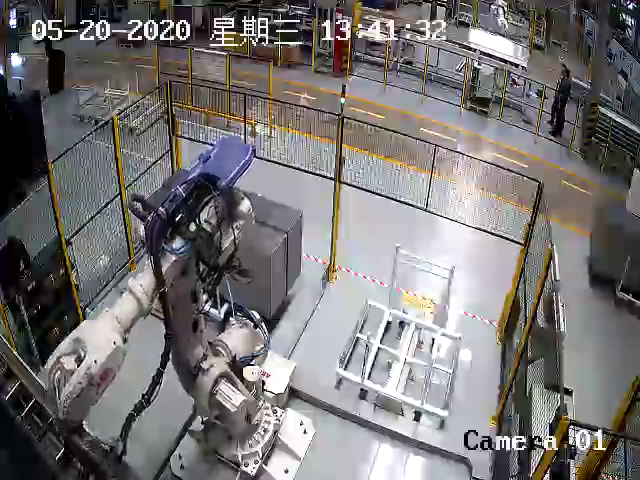
#> input picture images/assets/zhuanjixia1.png, 640 x 480 px
$ python create_mask.py
#> lines starting #> are read from the running program, lines starting #| are printed output that depends on the picture
import numpy as np
import cv2


def line_params(p1, p2):
    """
    p:(x, y), y = w * x + b
    :param p1: point 1
    :param p2: point 2
    :return: w, b
    """
    x1, y1 = p1
    x2, y2 = p2

    w = (y2 - y1) / (x2 - x1)
    b = (y1 * x2 - x1 * y2) / (x2 - x1)

    return w, b


def y_(x, w, b):
    y = w * x + b
    return y


def x_(y, w, b):
    x = (y - b) / w
    return x


def create_mask(orig_img, lines):
#> called with orig_img = '../images/assets/zhuanjixia1.png'
    img = cv2.imread(orig_img)
#> img is the input picture: shape (480, 640, 3); mean B, G, R 116.7, 116.6, 119.6
    mask = np.zeros_like(img)
    height, width, channel = mask.shape
#> height = 480; width = 640; channel = 3
    print(height, width)
#| 480 640

    left, top, right, bottom = lines
    for x in range(width):
        for y in range(height):
            if x_(y, left[0], left[1]) <= x <= x_(y, right[0], right[1]) and \
                    y_(x, top[0], top[1]) <= y <= y_(x, bottom[0], bottom[1]):
                mask[y, x, 2] = 255
                mask[y, x, 1] = 80
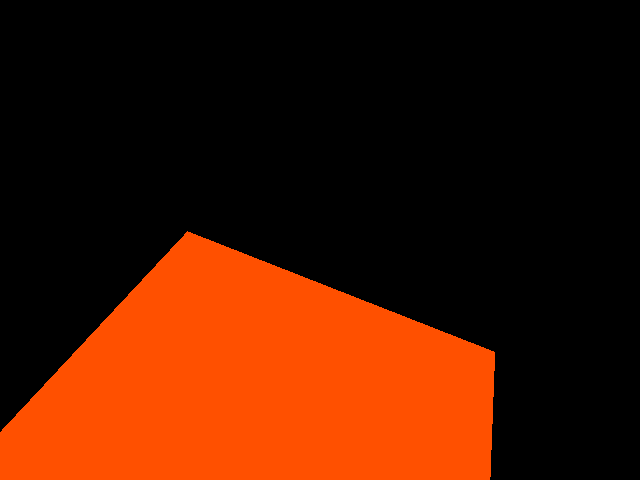
#> mask: shape (480, 640, 3); mean of channels 0, 1, 2 0, 22.3, 70.9; drawn as B, G, R
    return mask


def add_mask(orig_mask, lines):
    mask = cv2.imread(orig_mask)
    height, width, channel = mask.shape
    print(height, width)

    left, top, right, bottom = lines
    for x in range(width):
        for y in range(height):
            if x_(y, left[0], left[1]) <= x <= x_(y, right[0], right[1]) and \
                    y_(x, top[0], top[1]) <= y <= y_(x, bottom[0], bottom[1]):
                mask[y, x, 2] = 255
                mask[y, x, 1] = 80
    return mask


def main():
    # [66 lines of commented-out code are left out]
    orig_img = '../images/assets/zhuanjixia1.png'
    left = line_params((184, 234), (1, 430))
    top = line_params((180, 228), (473, 343))
    right = line_params((495, 344), (490, 476))
    bottom = line_params((10, 480), (450, 480))
    mask = create_mask(orig_img, [left, top, right, bottom])

    cv2.imshow('mask', mask)

    cv2.imwrite('../images/masks/zhuanjixia.jpg', mask)

    cv2.waitKey(0)
    cv2.destroyAllWindows()


if __name__ == '__main__':

    # [10 lines of commented-out code are left out]
    main()
